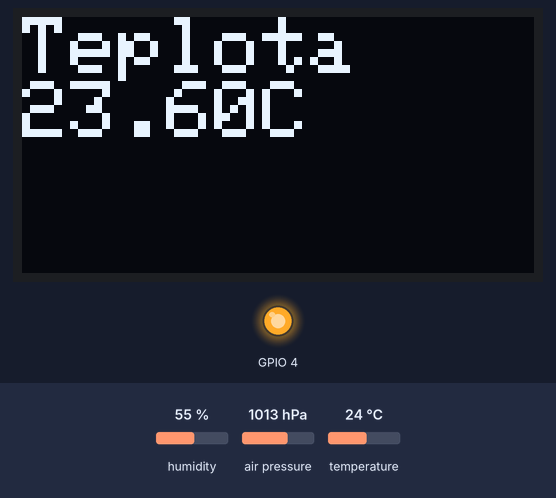
Bench run of a program on a simulated ESP32-S3. Shown: 128×64 one-colour display, output pins drawn as LEDs (lit = HIGH). The test bench sets the inputs (shaded band); at power-on: humidity 55 %, air pressure 1013 hPa, temperature 24 °C. The display library's start-up logo is not drawn; pins used as bus, display or sensor lines are not drawn; what the program prints to the serial monitor is not drawn.

Above: at 4.2 s.
4.3 s: humidity set to 22 %
At 10.2 s:
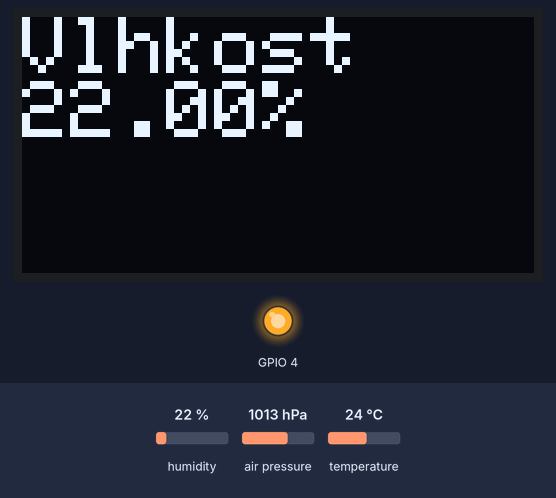
18.3 s: air pressure set to 952 hPa
At 25.3 s:
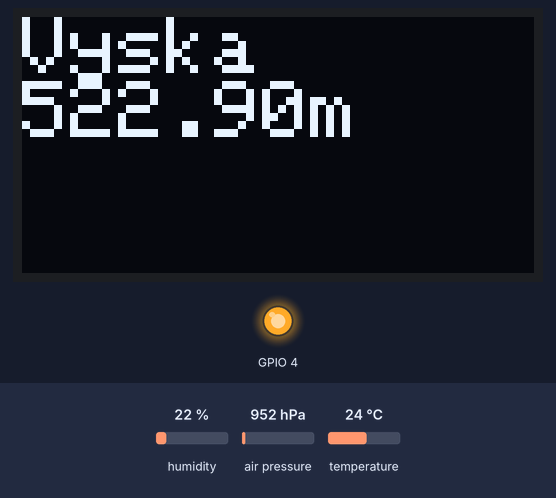
28.7 s: temperature set to 12 °C
At 40.5 s:
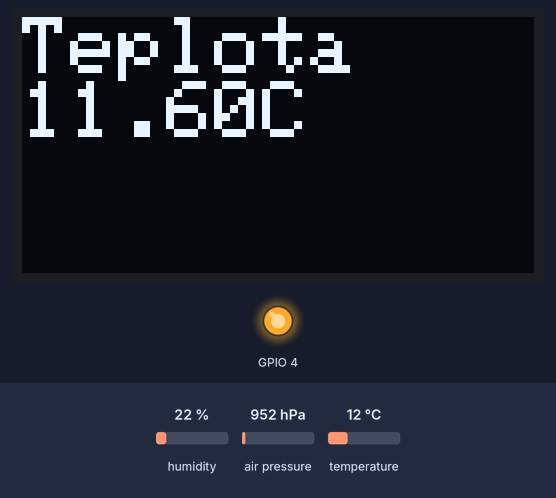
42.7 s: humidity set to 40 %
At 45.8 s:
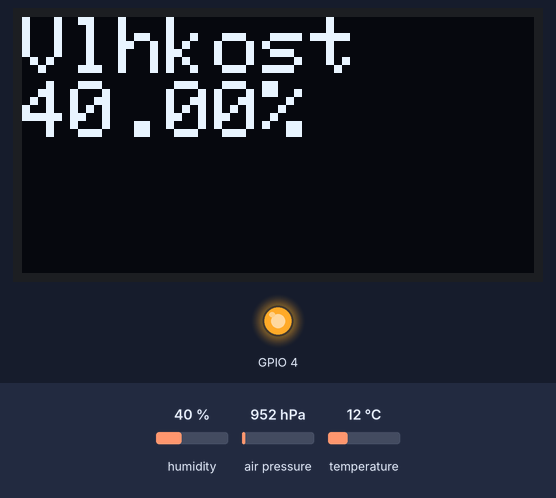
Timing chart, 0 to 47.3 s (numbered marks = the images above; inputs shaded):
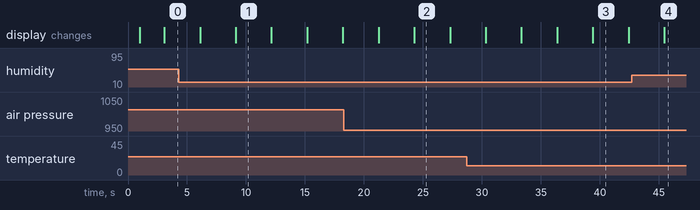

Measured:
- what the display in image 1 shows lasts 3.1 s, from 9.1 s to 12.2 s

The program:

main.cpp
```cpp
#include <Arduino.h>
#include <SPI.h>
#include <Wire.h>
#include <Adafruit_GFX.h>
#include <Adafruit_SSD1306.h>
#include <Adafruit_Sensor.h>
#include <Adafruit_BME280.h>

#define SENSOR_SUPPLY 47
#define i2c_Address 0x3c
#define USUP_POWER_PIN 2 // uSUP power pin
#define DELAYTIME 1000
#define SEALEVELPRESSURE_HPA (1013.25)
#define CORRECT_TEMP (0.40)

Adafruit_SSD1306 display(128, 64, &Wire, -1); // Create an instance of the SSD1306 display with width 128, height 64, using I2C (Wire) and no reset pin
Adafruit_BME280 bme;

void setup()
{
  Serial.begin(115200);
  pinMode(4, OUTPUT);
  digitalWrite(4, HIGH);
  pinMode(47, OUTPUT);    // Set EN pin for second stabilisator as output
  digitalWrite(47, HIGH); // Turn on the second stabilisator
  delay(1000);
  while (!Serial)
    ; // time to get serial running

  pinMode(USUP_POWER_PIN, OUTPUT);    // Set display power pin as output
  digitalWrite(USUP_POWER_PIN, HIGH); // Turn on the display
  pinMode(SENSOR_SUPPLY, OUTPUT);
  digitalWrite(SENSOR_SUPPLY, HIGH);
  Wire.begin(42, 2); // Set dedicated I2C pins 42 - SDA, 2 - SCL for ESP32-S3-DEVKit
  bme.begin(0x77);   // 0x77 OR 0x76 for left pad on board
  Serial.println(F("SSD1306 initialization ...."));

  // SSD1306_SWITCHCAPVCC = generate display voltage from 3.3V internally
  if (!display.begin(SSD1306_SWITCHCAPVCC, i2c_Address))
  {
    Serial.println(F("SSD1306 allocation failed"));
    for (;;)
      ; // Don't proceed, loop forever
  }
  Serial.println(F("SSD1306 allocation OK"));
  display.display();
  delay(2000); // Pause for 2 seconds

  display.clearDisplay();
  display.setTextColor(SSD1306_WHITE);
  display.setTextSize(1);
}

void loop()
{
  display.clearDisplay();
  display.setCursor(0, 0);
  display.setTextSize(2);
  display.println("Teplota \n" + String(bme.readTemperature() - CORRECT_TEMP) + "C");
  display.display();
  delay(3000);

  display.clearDisplay();
  display.setCursor(0, 0);
  display.setTextSize(2);
  display.println("Tlak \n" + String(bme.readPressure() / 100.0F) + "hPa");
  display.display();
  delay(3000);

  display.clearDisplay();
  display.setCursor(0, 0);
  display.setTextSize(2);
  display.println("Vlhkost \n" + String(bme.readHumidity()) + "%");
  display.display();
  delay(3000);

  display.clearDisplay();
  display.setCursor(0, 0);
  display.setTextSize(2);
  display.println("Vyska \n" + String(bme.readAltitude(SEALEVELPRESSURE_HPA)) + "m");
  display.display();
  delay(3000);
}
```
